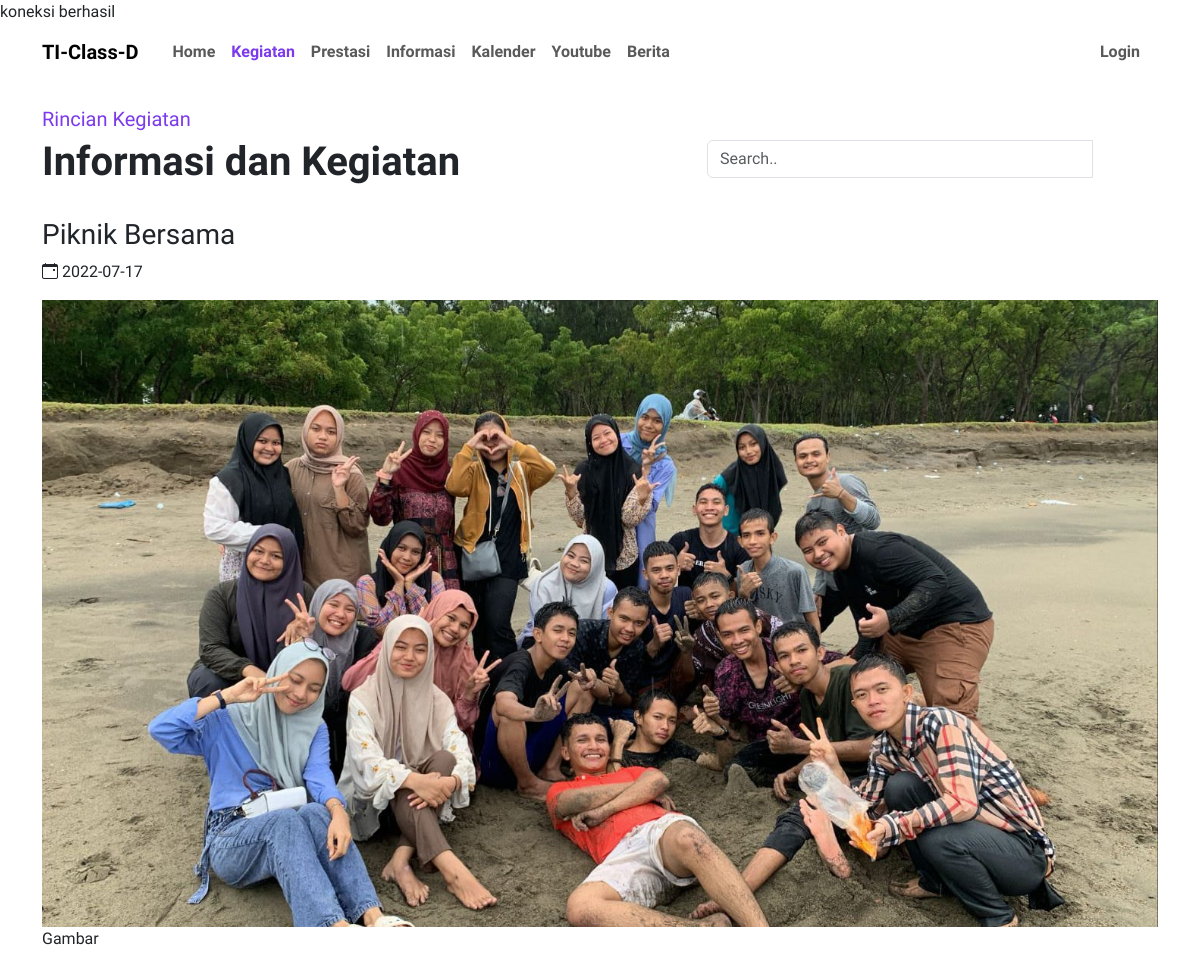
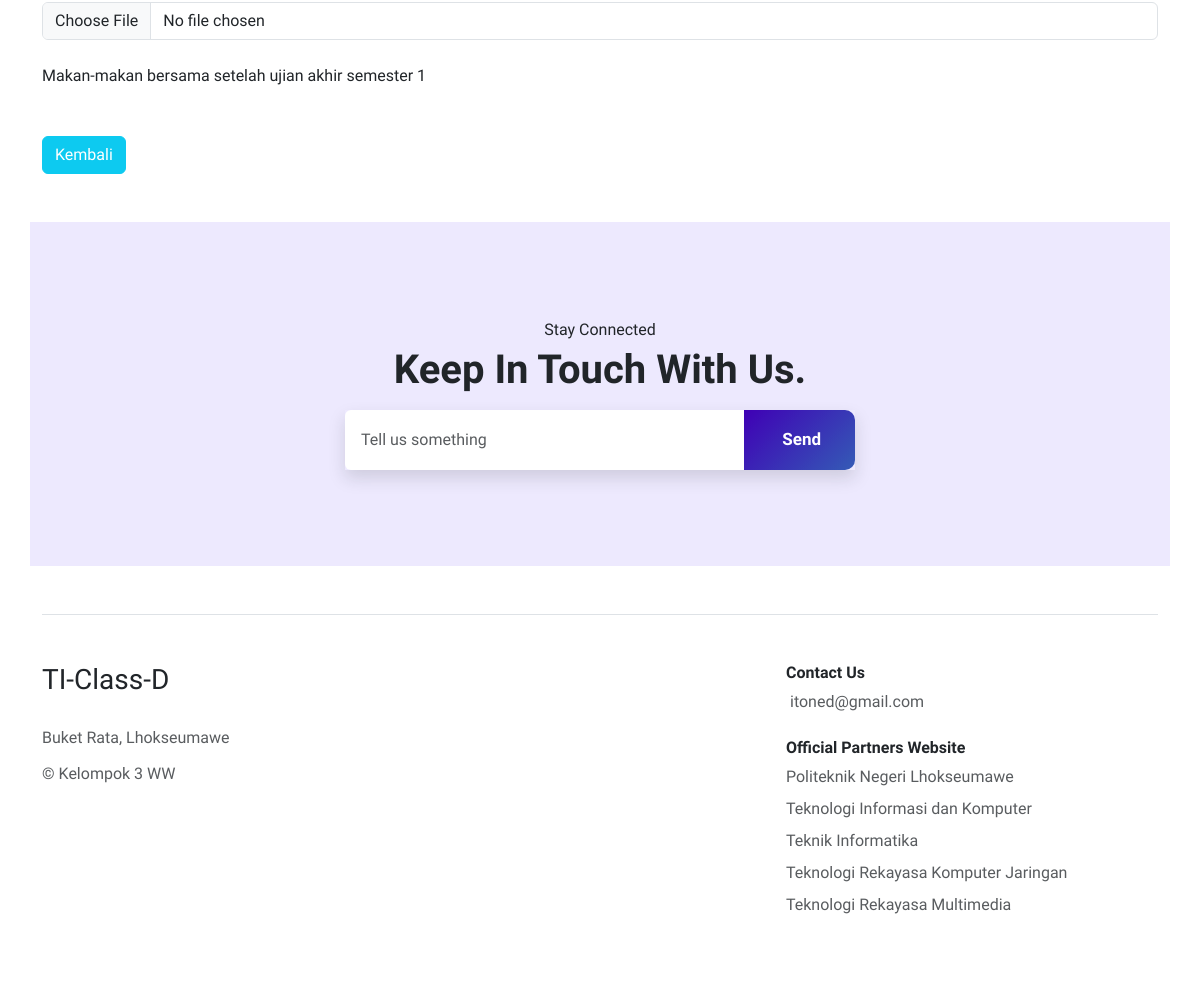
/detailberita/detailkegiatan.php?id_kegiatan=1, run on the app's committed database (2 pictures, top to bottom).
### tables this page shows
CREATE TABLE `kegiatan` (
  `id_kegiatan` int(11) NOT NULL,
  `judul` varchar(100) NOT NULL,
  `foto` varchar(250) NOT NULL,
  `tgl_isi` date NOT NULL,
  `informasi` varchar(300) NOT NULL
);

### detailberita/detailkegiatan.php (the view, shortened to what this page needs)
<?php
include "../auth/koneksi.php";
if (isset($_GET['id_kegiatan'])) {
    $id_kegiatan = $_GET['id_kegiatan'];
    $sql = "SELECT * FROM kegiatan WHERE id_kegiatan = '$id_kegiatan'";
    $result = mysqli_query($conn, $sql);
    if ($result && mysqli_num_rows($result) > 0) {
        $row = mysqli_fetch_assoc($result);
    }
}
?>
<!DOCTYPE html>
<html lang="en">
<head>
    <link rel="stylesheet" href="../assets/css/bootstrap.min.css">
    <link rel="stylesheet" href="../assets/css/style.css">
    <link rel="stylesheet" href="https://cdn.jsdelivr.net/npm/bootstrap-icons@1.10.3/font/bootstrap-icons.css">
    <link href="https://unpkg.com/aos@2.3.1/dist/aos.css" rel="stylesheet">
</head>
<body>
    <nav class="navbar navbar-expand-lg bpy-3 mb-3 bg-transparent">
        <div class="container">
            <a class="navbar-brand fw-bold" href="../index.html">TI-Class-D</a>
            <div class="collapse navbar-collapse" id="navbarSupportedContent">
                <ul class="navbar-nav mb-2 mb-lg-0">
                    <li class="nav-item">
                        <a class="nav-link fw-semibold" href="../index.php">Home</a>
                    </li>
                    <li class="nav-item">
                        <a class="nav-link  active" href="kegiatan.php">Kegiatan</a>
                    </li>
                    <li class="nav-item">
                        <a class="nav-link fw-semibold" href="prestasi.php">Prestasi</a>
                    </li>
                    <li class="nav-item">
                        <a class="nav-link fw-semibold" href="informasi.php">Informasi</a>
                    </li>
                    <li class="nav-item">
                        <a class="nav-link fw-semibold" href="Kalender.php">Kalender</a>
                    </li>
                    <li class="nav-item">
                        <a class="nav-link fw-semibold" href="youtube.php">Youtube</a>
                    </li>
                    <li class="nav-item">
                        <a class="nav-link fw-semibold" href="berita.php">Berita</a>
                    </li>
            </div>
            <div class="collapse navbar-collapse" id="navbarSupportedContent">
                <ul class="navbar-nav ms-auto mb-2 mb-lg-0">
                    <li class="nav-item">
                        <a class="nav-link fw-semibold" href="../auth/login.php">Login</a>
                    </li>
            </div>
        </div>
    </nav>
    <div class="container">
        <div class="row mt-4 mb-4">
            <div class="col-md-7 mt-auto mb-3 mb-md-0">
                <p class="text-violet-600 fw-medium mb-1 fs-5">Rincian Kegiatan</p>
                <h1 class="fw-bold">Informasi dan Kegiatan</h1>
            </div>
            <div class="col-md-5 mt-auto">
                <form action="" method="">
                    <div class="input-group mb-2">
                        <input type="text" class="form-control search" placeholder="Search.." name="search" value="">
                        <label class="btn bg-violet-600 px-4 py-2" type="submit">
                            <i class="bi bi-search text-white"></i>
                        </label>
                    </div>
                </form>
            </div>
        </div>
    </div>
    <div class="container">
        <div class="row">
            <h3><?php echo $row['judul']; ?></h3>
            <p><i class="bi bi-calendar-event"></i> <?php echo $row['tgl_isi']; ?></p>
            <img src="<?php echo $row['foto']; ?>" class="w-100 rounded" alt="">
            <div class="mb-3">
                <label for="gambar" class="form-label">Gambar</label>
                <input type="file" class="form-control" id="gambar">
            </div>
            <article class="mt-2">
                <?php echo $row['informasi']; ?>
            </article>
        </div>
        <a href="../index.php" class="btn btn-info text-white mt-5">Kembali</a>
    </div>
    <section id="tell-us" class="tell-us mt-100 my-5">
        <div class="container p-5 bg-violet-100 rounded-10">
            <div class="row py-5 text-center justify-content-center align-items-center">
                <div class="col-sm-6">
                    <div data-aos="fade-down" data-aos-duration="1000">
                        <p class="text-green fw-medium mb-1">Stay Connected</p>
                        <h2 class="h1 fw-bold mb-2">Keep In Touch With Us<span>.</span></h2>
                    </div>
                    <div class="input-group mt-3 shadow rounded-10" data-aos="fade-up" data-aos-duration="1000">
                        <input type="text" class="form-control py-3 px-3 border-0" placeholder="Tell us something" aria-label="Recipient's username" aria-describedby="button-addon2">
                        <button class="btn btn-primary btn-cta btn-cta" type="button" id="button-addon2">
                            Send
                        </button>
                    </div>
                </div>
            </div>
        </div>
    </section>
    <div class="container mt-5">
        <footer class="row row-cols-1 row-cols-md-2 row-cols-lg-3 g-2 g-md-0 py-5 my-2 border-top">
            <div class="col">
                <a href="/" class="d-flex align-items-center mb-4 link-dark text-decoration-none">
                    <h3 class="font-weight">TI-Class-D</h3>
                </a>
                <p class="text-muted lh-sm">Buket Rata, Lhokseumawe
                </p>
                <p class="text-muted lh-sm">&copy; Kelompok 3 WW</p>
            </div>
            <div class="col ms-auto">
                <h6 class="fw-bold mb-2">Contact Us</h6>
                <ul class="nav flex-column mb-3">
                    <li class="nav-item mb-2">
                        <a href="#" class="nav-link p-0 text-muted">
                            <i class="fa-regular fa-envelope me-1"></i> itoned@gmail.com
                        </a>
                    </li>
                </ul>
                <h6 class="fw-bold mb-2">Official Partners Website</h6>
                <ul class="nav flex-column">
                    <li class="nav-item mb-2"><a href="#" class="nav-link p-0 text-muted">Politeknik Negeri
                            Lhokseumawe</a></li>
                    <li class="nav-item mb-2"><a href="#" class="nav-link p-0 text-muted">Teknologi Informasi dan
                            Komputer</a></li>
                    <li class="nav-item mb-2"><a href="#" class="nav-link p-0 text-muted">Teknik Informatika</a>
                    </li>
                    <li class="nav-item mb-2"><a href="#" class="nav-link p-0 text-muted">Teknologi Rekayasa
                            Komputer Jaringan</a></li>
                    <li class="nav-item mb-2"><a href="#" class="nav-link p-0 text-muted">Teknologi Rekayasa
                            Multimedia</a></li>
                </ul>
            </div>
        </footer>
    </div>
</body>
</html>

### assets/css/style.css (style rules this page uses)
body { font-family: 'Work Sans', sans-serif; }
.btn-cta { background: linear-gradient(-45deg, #3f00b5, #9f69fe, #27c8b7, #3f00b5); background-size: 800% 400%; padding: 1em 2em; display: inline-block; border: none; border-radius: 10px; font-size: 17px; font-weight: 700; color: #fff; transition: all .5s ease-in-out; animation: gradient 10s infinite cubic-bezier(.62, .28, .23, .99) both; }
.bg-violet-100 { background-color: #ede9fe !important; }
.text-violet-600 { color: #7c3aed; }
.collapse { z-index: 99999 !important; }
.collapse { right: 0; left: 0; padding-left: 10px; padding-right: 10px; }
.active { font-weight: bold; color: #7c3aed !important; }

### data on the page
kegiatan: judul "Piknik Bersama", tgl_isi "2022-07-17", informasi "Makan-makan bersama setelah ujian akhir semester 1"
